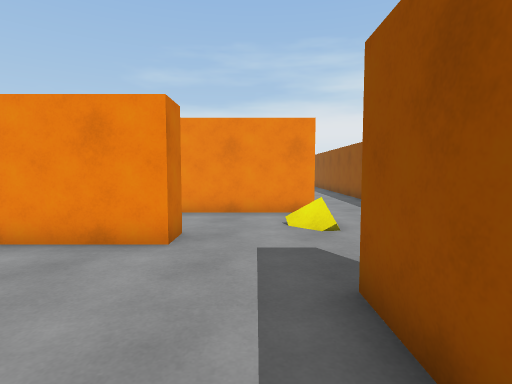
view 1 (above)

17 first-person views from a walk through a 3-D level made in the Unity game engine. The camera is 1.3 m above the floor, tilts 4° down and sees 80° across. The floor is counted in squares, 1 m on a side. Each view is taken from the middle of a square. On the plan, view 1 faces up. The plan holds only what a view shows up to about 14 squares ahead; the rest is blank. The place goes on beyond the plan. The player is left out.

view 2
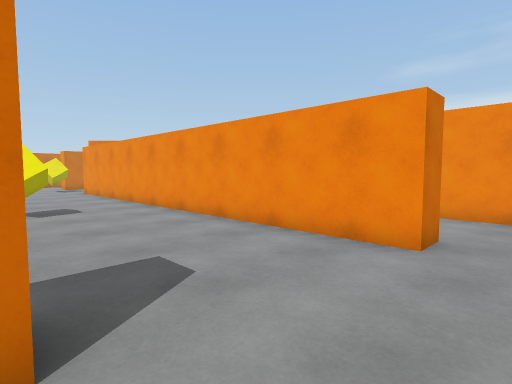

view 3
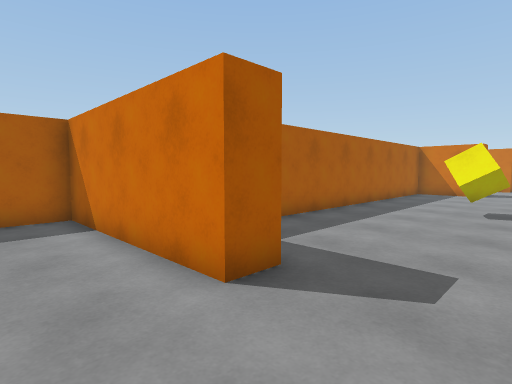

view 4
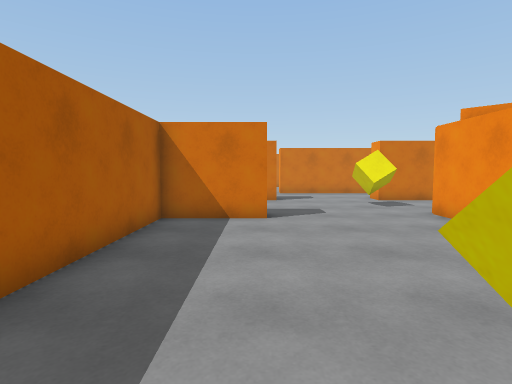

view 5
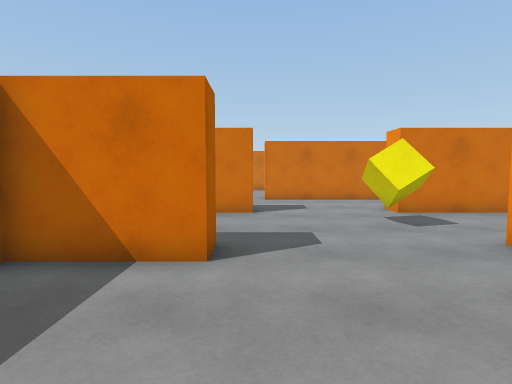

view 6
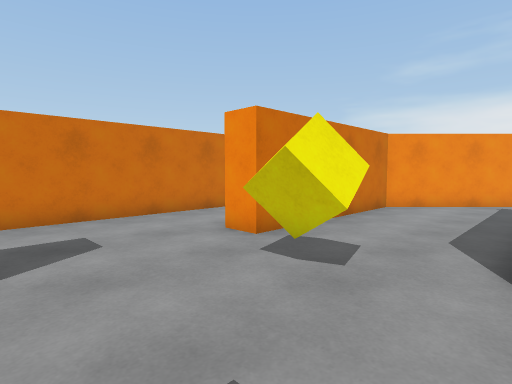

view 7
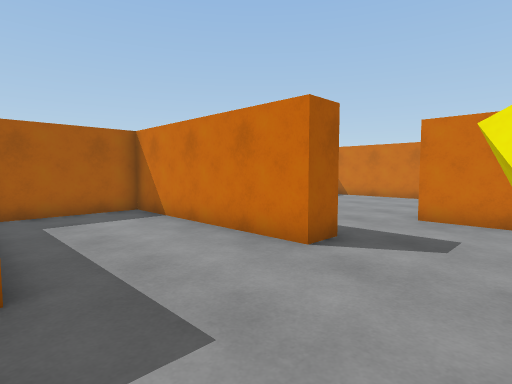

view 8
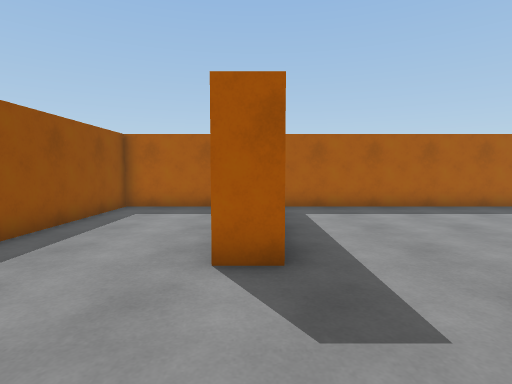

view 9
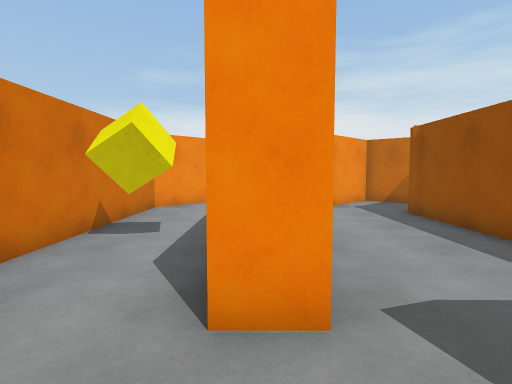

view 10
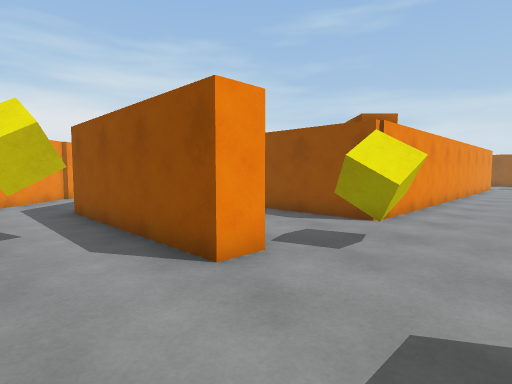

view 11
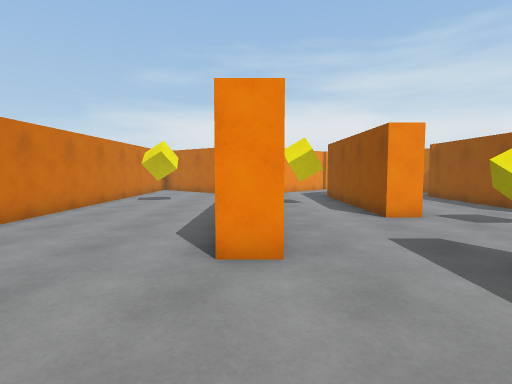

view 12
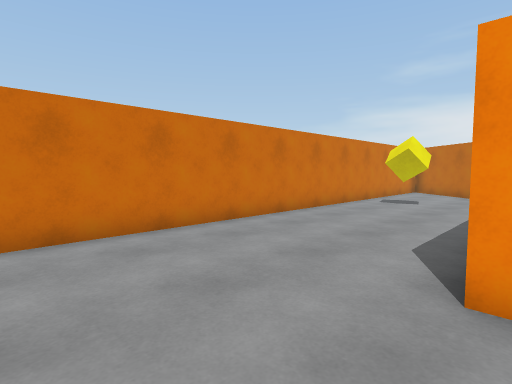

view 13
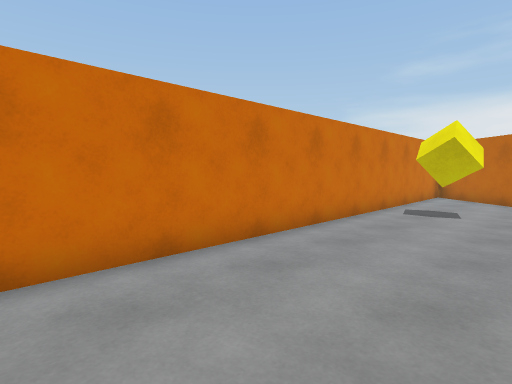

view 14
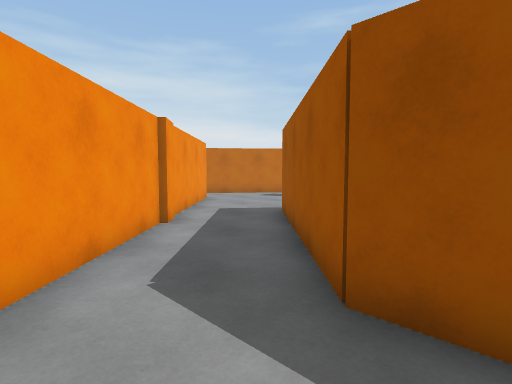

view 15
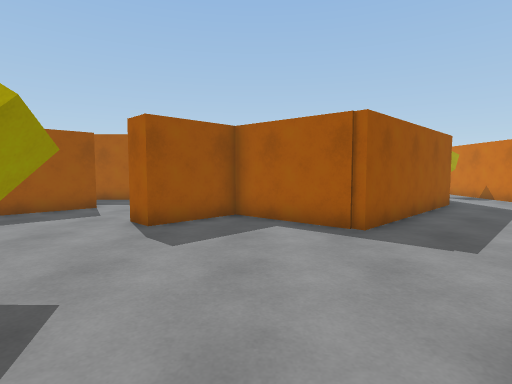

view 16
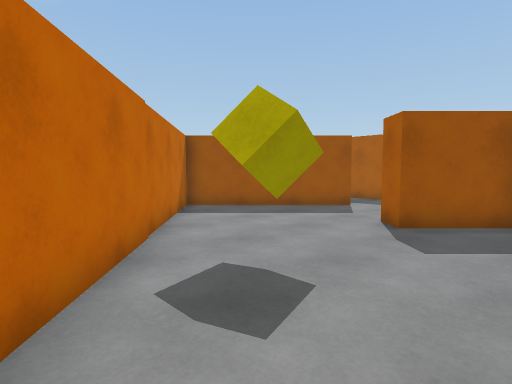

view 17
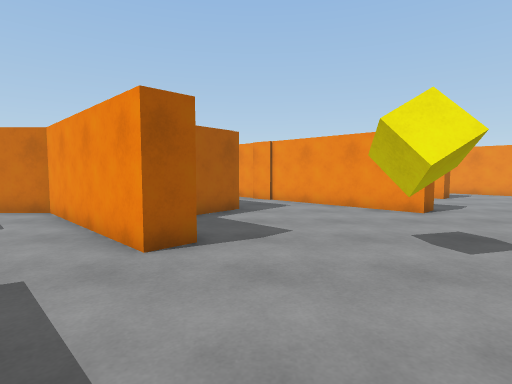

### Floor plan
Points are (right, up) in squares from view 1. A wall is a line through its corners. A room is listed if a view was taken in it or the views show most of it. See-through windows are left out.
Room 1 (views 1, 2, 3, 4, 5, 6, 7, 8, 9, 10, 11, 12, 13, 14)
walls: (-19.4, 0.3) (-18.3, 0.3) (-18.3, -2.6) (-6.6, -2.6); (-24.5, 0.9) (-23.4, 0.9) (-23.4, -6) (-19.3, -6) (-19.3, -0.5); (-17.9, 15) (-19.3, 16.1) (-23.4, 12) (-23.4, 5.4) (-24.4, 5.4) (-24.4, 12.4); (-27.6, 12.6) (-27.6, 1.4) (-28.6, 1.4); (-33.4, -6) (-25, -6); (-31.1, 15.1) (-33.6, 17.2); (-3.2, 0.3) (-2.2, 0.3) (-2.2, -6) (-0.8, -6); (-1.5, 5.4) (-19.3, 5.4) (-19.3, 12.5); (-34.2, 16.6) (-34.2, -1.5); (1.1, 1.2) (1.1, 3.2)
ways out: opening at (-26, 13) to room 2; opening at (-0.5, 4.5)
objects: other object (-32, 10); other object (-26, 8) to (-26, 9); other object (-22, 4) to (-21, 5); other object (-11, 1) to (-10, 2)
Room 2 (views 15, 16, 17)
walls: (-18.2, 23.1) (-23.2, 18.2); (-11.5, 13.3) (-7.1, 17.7) (-14.4, 23.8); (-22.5, 18.7) (-23.2, 17.8); (-23.3, 18.1) (-27.6, 13.8) (-27.6, 12.6); (-24.4, 12.4) (-19.3, 17.5) (-16.4, 15) (-14.5, 16.9) (-13.8, 16.2) (-18.3, 11.7) (-18.3, 10.1)
ways out: opening at (-26, 13) to room 1; opening at (-17.7, 24); opening at (-14.3, 13.3)
objects: other object (-14, 20) to (-14, 21)

Where each view was taken, in squares from view 1:
view 1: 0 up, 0 right, facing up
view 2: 0 up, 0 right, facing up-left
view 3: 3 up, 0 right, facing down-left
view 4: 0 up, 10 left, facing left
view 5: 1 up, 14 left, facing left
view 6: 1 up, 19 left, facing up-left
view 7: 4 up, 19 left, facing down-left
view 8: 5 up, 24 left, facing down
view 9: 3 up, 24 left, facing up
view 10: 2 up, 27 left, facing up-right
view 11: 3 down, 28 left, facing up
view 12: 2 down, 28 left, facing up-left
view 13: 1 up, 30 left, facing up-left
view 14: 11 up, 27 left, facing up-right
view 15: 24 up, 17 left, facing down
view 16: 24 up, 17 left, facing down-right
view 17: 18 up, 9 left, facing left
